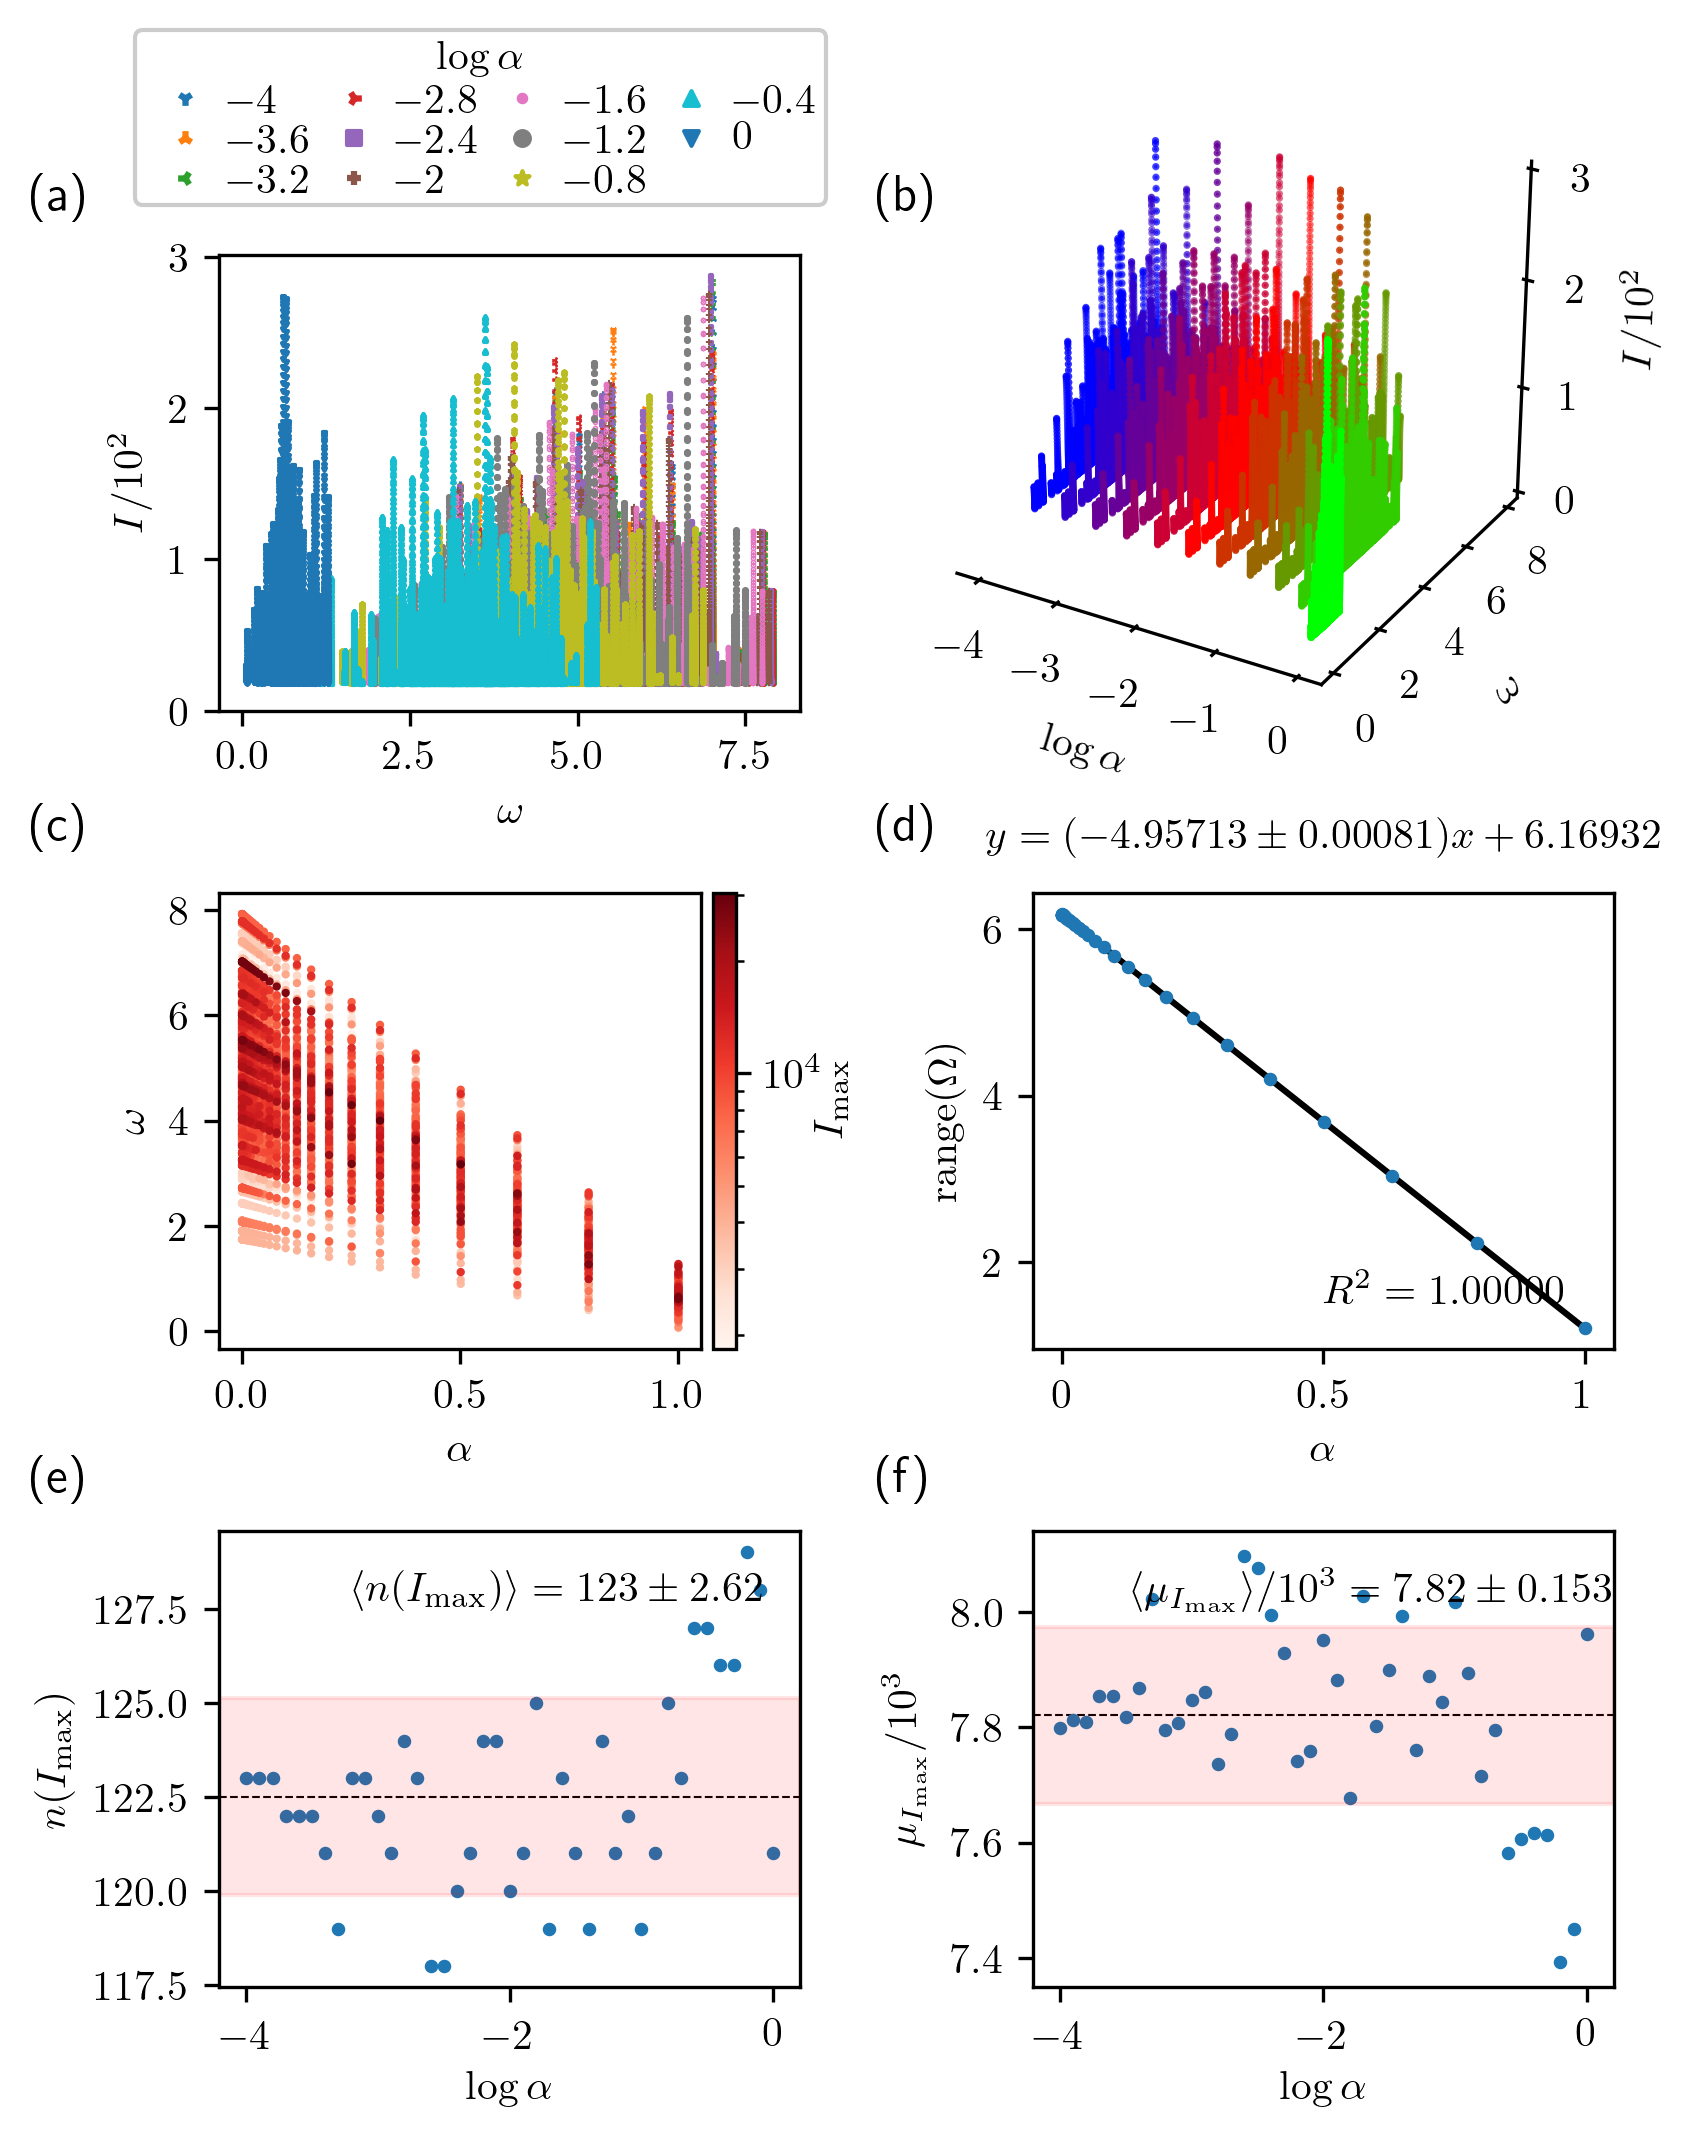

Reproduce this figure in Python.
import csv
import itertools
import numpy as np
import matplotlib.pyplot as plt
import matplotlib.gridspec as gridspec
import matplotlib.colors as colors
from matplotlib.transforms import Bbox
from mpl_toolkits.mplot3d import Axes3D
from matplotlib.ticker import FormatStrFormatter
from scipy import stats

plt.rc('text', usetex=True)
plt.rc('text.latex', preamble=r'\usepackage{amsmath}')

vectors = "/home/bart/PycharmProjects/response_functions/vectors_2/"
stripped_files = "/home/bart/PycharmProjects/response_functions/FQHETorusSpectralResponse_2/stripped_files/"


def line_of_best_fit(axis, x_list, y_list):

    parameters, cov = np.polyfit(x_list, y_list, 1, cov=True)
    _, _, r_value, _, _ = stats.linregress(x_list, y_list)
    m, m_err, c, c_err = parameters[0], np.sqrt(cov[0][0]), parameters[1], np.sqrt(cov[1][1])
    r2_value = r_value*r_value

    xvalues = np.linspace(min(x_list), max(x_list))
    axis.plot(xvalues, m * xvalues + c, '-', c='k', zorder=0)
    axis.text(-0.08, 1.1, "$y=({gradient:.5f}\pm{gradient_err:.5f})x+{intercept:.5f}$".format(
        gradient=m, gradient_err=m_err, intercept=c, rsquared=r2_value, fontsize=10), transform=axis.transAxes)
    axis.text(0.1, 0.1, "$R^2={rsquared:.5f}$".format(
        gradient=m, gradient_err=m_err, intercept=c, rsquared=r2_value, fontsize=10), transform=axis.transAxes)

    return m, m_err, c, c_err, r2_value


def plot_2d_ltc_early(axis, numb_qy, omega_min, omega_max):

    marker = itertools.cycle(('1', '2', '3', '4', ',', '+', '.', 'o', '*', '^', 'v', '>', '<', 'X', '_', 'd', '|', 'H'))

    for i, alpha_exp in enumerate(np.linspace(-4, 0, 11)):
        alpha = 10**alpha_exp
        if alpha_exp != 0:
            name = f"coulomb_{alpha:.5g}_plus_V1_scale_{1 - alpha:.5g}"
        else:
            name = f"coulomb_plus_V1_scale_0"

        # get ground state energy (from dat file)
        energies = []
        dat_file = f"fermions_torus_kysym_{name}_n_{numb_qy/3:g}_2s_{numb_qy:g}_ratio_1.000000.dat"
        with open(vectors + f'/ltc/n_{numb_qy/3:g}/' + dat_file, 'r') as csvfile:
            data = csv.reader(csvfile, delimiter=' ')
            for row in data:
                if row[0].isnumeric():
                    energies.append(float(row[1]))
            ground = min(energies)

        omega = []
        SR = []
        file = f"fermions_torus_spec_resp_kysym_{name}_n_6_2s_{numb_qy}_ratio_1.000000_qy_0" \
               f".omega_{omega_min:g}-{omega_max:g}_eps_0.0001.sr.cut"
        with open(stripped_files + file, 'r') as csvfile:
            data = csv.reader(csvfile, delimiter=' ')
            for row in data:
                omega.append(float(row[0])+10-ground)
                SR.append(float(row[1])/100)
        axis.scatter(omega, SR, s=0.5, label=f"${alpha_exp:.2g}$", marker=next(marker))

    axis.set_xlabel('$\omega-\omega_0$')
    axis.set_ylabel('$I/10^2$')
    axis.set_ylim(0)
    axis.legend(loc='upper center', handletextpad=0, borderpad=0.2, framealpha=1, edgecolor=None, markerscale=5,
                fontsize=10, ncol=4, labelspacing=0, columnspacing=0, bbox_to_anchor=(0.45, 1.54),
                title='$\\log\\alpha$')


def plot_3d_ltc(axis, numb_qy, omega_min, omega_max):

    omega = []
    SR = []

    for i, alpha_exp in enumerate(np.linspace(-4, 0, 11)):
        alpha = 10 ** alpha_exp
        if alpha_exp != 0:
            name = f"coulomb_{alpha:.5g}_plus_V1_scale_{1 - alpha:.5g}"
        else:
            name = f"coulomb_plus_V1_scale_0"

        # get ground state energy (from dat file)
        energies = []
        dat_file = f"fermions_torus_kysym_{name}_n_{numb_qy/3:g}_2s_{numb_qy:g}_ratio_1.000000.dat"
        with open(vectors + f'/ltc/n_{numb_qy/3:g}/' + dat_file, 'r') as csvfile:
            data = csv.reader(csvfile, delimiter=' ')
            for row in data:
                if row[0].isnumeric():
                    energies.append(float(row[1]))
            ground = min(energies)

        file = f"fermions_torus_spec_resp_kysym_{name}_n_{numb_qy/3:g}_2s_{numb_qy:g}_ratio_1.000000_qy_0" \
               f".omega_{omega_min:g}-{omega_max:g}_eps_0.0001.sr.cut"
        with open(stripped_files + file, 'r') as csvfile:
            data = csv.reader(csvfile, delimiter=' ')
            for row in data:
                omega.append(float(row[0])+10-ground)
                SR.append(float(row[1])/100)

    log_alpha = []
    for alpha_exp in np.linspace(-4, 0, 11):
        log_alpha += [alpha_exp]*10000

    axis.scatter(log_alpha, omega, SR, s=0.5, c=log_alpha, cmap='brg')

    axis.set_xlabel('$\\log \\alpha$')
    axis.xaxis.set_major_formatter(FormatStrFormatter('$%.2g$'))
    axis.set_ylabel('$\omega-\omega_0$')
    axis.set_zlabel('$I/10^2$')
    axis.set_zlim(0)
    axis.set_position(Bbox.from_bounds(0.48, 0.67, 0.415, 0.31))
    axis.tick_params(axis='both', which='major', pad=0)
    axis.xaxis.labelpad = 0
    axis.yaxis.labelpad = 0
    axis.zaxis.labelpad = -2

    # Get rid of colored axes planes
    # First remove fill
    axis.xaxis.pane.fill = False
    axis.yaxis.pane.fill = False
    axis.zaxis.pane.fill = False

    # Now set color to white (or whatever is "invisible")
    axis.xaxis.pane.set_edgecolor('w')
    axis.yaxis.pane.set_edgecolor('w')
    axis.zaxis.pane.set_edgecolor('w')

    # Bonus: To get rid of the grid as well:
    axis.grid(False)


def plot_2d_ltc_complete_res_max(axis, numb_qy, omega_min, omega_max):

    omega = []
    SR = []
    lbl = []

    for i, alpha_exp in enumerate(np.linspace(-4, 0, 41)):
        alpha = 10 ** alpha_exp
        if alpha_exp != 0:
            name = f"coulomb_{alpha:.5g}_plus_V1_scale_{1 - alpha:.5g}"
        else:
            name = f"coulomb_plus_V1_scale_0"

        # get ground state energy (from dat file)
        energies = []
        dat_file = f"fermions_torus_kysym_{name}_n_{numb_qy / 3:g}_2s_{numb_qy:g}_ratio_1.000000.dat"
        with open(vectors + f'/ltc/n_{numb_qy / 3:g}/' + dat_file, 'r') as csvfile:
            data = csv.reader(csvfile, delimiter=' ')
            for row in data:
                if row[0].isnumeric():
                    energies.append(float(row[1]))
            ground = min(energies)

        file = f"fermions_torus_spec_resp_kysym_{name}_n_{numb_qy/3:g}_2s_{numb_qy:g}_ratio_1.000000_qy_0" \
               f".omega_{omega_min:g}-{omega_max:g}_eps_1e-06.sr.cut"
        with open(stripped_files + file, 'r') as csvfile:
            plots = csv.reader(csvfile, delimiter=' ')
            for row in plots:
                omega.append(float(row[0])+10-ground)
                SR.append(float(row[1]))
                lbl += [alpha]

    omega_max = []
    sr_max = []
    for i, entry in enumerate(omega):
        if SR[i] > SR[i-1] and SR[i] > SR[i+1] and omega[i] > 0:
            omega_max += [1]
            sr_max += [SR[i]]
        else:
            omega_max += [0]

    lbl[:] = [x for i, x in enumerate(lbl) if omega_max[i] == 1]
    omega[:] = [x for i, x in enumerate(omega) if omega_max[i] == 1]

    # plot the large S points on top
    zipped = list(zip(lbl, omega, sr_max))
    zipped.sort(key=lambda pair: pair[2])
    lbl, omega, sr_max = zip(*zipped)

    im = axis.scatter(lbl, omega, c=sr_max, s=1, norm=colors.LogNorm(vmin=min(sr_max), vmax=max(sr_max)),
                      cmap=plt.cm.Reds)
    cb = fig.colorbar(im, ax=axis, pad=0.02)
    cb.set_label("$I_\mathrm{max}$", labelpad=-1, y=0.55)

    axis.set_xlabel('$\\alpha$')
    axis.xaxis.set_major_formatter(FormatStrFormatter('$%g$'))
    axis.set_ylabel('$\omega-\omega_0$')


def plot_2d_ltc_slope_res_max(axis, numb_qy, omega_min, omega_max):

    omega = []
    SR = []
    lbl = []

    for i, alpha_exp in enumerate(np.linspace(-4, 0, 41)):
        alpha = 10 ** alpha_exp
        if alpha_exp != 0:
            name = f"coulomb_{alpha:.5g}_plus_V1_scale_{1 - alpha:.5g}"
        else:
            name = f"coulomb_plus_V1_scale_0"

        # get ground state energy (from dat file)
        energies = []
        dat_file = f"fermions_torus_kysym_{name}_n_{numb_qy / 3:g}_2s_{numb_qy:g}_ratio_1.000000.dat"
        with open(vectors + f'/ltc/n_{numb_qy / 3:g}/' + dat_file, 'r') as csvfile:
            data = csv.reader(csvfile, delimiter=' ')
            for row in data:
                if row[0].isnumeric():
                    energies.append(float(row[1]))
            ground = min(energies)

        file = f"fermions_torus_spec_resp_kysym_{name}_n_{numb_qy/3:g}_2s_{numb_qy:g}_ratio_1.000000_qy_0" \
               f".omega_{omega_min:g}-{omega_max:g}_eps_1e-06.sr.cut"
        with open(stripped_files + file, 'r') as csvfile:
            plots = csv.reader(csvfile, delimiter=' ')
            for row in plots:
                omega.append(float(row[0])+10-ground)
                SR.append(float(row[1]))
                lbl += [10 ** (-4 + i * 0.1)]

    omega_max = []
    sr_max = []
    for i, entry in enumerate(omega):
        if SR[i] > SR[i-1] and SR[i] > SR[i+1] and omega[i] > 0:
            omega_max += [1]
            sr_max += [SR[i]]
        else:
            omega_max += [0]

    print(omega_max.count(1))

    lbl[:] = [x for i, x in enumerate(lbl) if omega_max[i] == 1]
    omega[:] = [x for i, x in enumerate(omega) if omega_max[i] == 1]

    log_omega_range = []
    lbl_values = sorted(list(set(lbl)))
    for lbl_val in lbl_values:
        omega_set = [i for i, e in enumerate(lbl) if e == lbl_val]
        max_val = max(omega[omega_set[0]:omega_set[-1]+1])
        min_val = min(omega[omega_set[0]:omega_set[-1]+1])
        range_val = max_val - min_val
        # log_range_val = np.log10(range_val)
        log_range_val = range_val
        log_omega_range += [log_range_val]

    # log_lbl_values = [np.log10(i) for i in lbl_values]
    log_lbl_values = lbl_values
    print(log_lbl_values)
    print(log_omega_range)

    axis.scatter(log_lbl_values, log_omega_range, s=5)

    axis.set_xlabel('$\\alpha$')
    axis.xaxis.set_major_formatter(FormatStrFormatter('$%g$'))
    axis.set_ylabel('$\\mathrm{range}(\\Omega)$')
    axis.yaxis.set_major_formatter(FormatStrFormatter('$%g$'))

    line_of_best_fit(axis, log_lbl_values, log_omega_range)


def plot_2d_ltc_nbr_omega_res_max(axis, numb_qy, omega_min, omega_max):

    omega = []
    SR = []
    lbl = []

    for i, alpha_exp in enumerate(np.linspace(-4, 0, 41)):
        alpha = 10 ** alpha_exp
        if alpha_exp != 0:
            name = f"coulomb_{alpha:.5g}_plus_V1_scale_{1 - alpha:.5g}"
        else:
            name = f"coulomb_plus_V1_scale_0"

        # get ground state energy (from dat file)
        energies = []
        dat_file = f"fermions_torus_kysym_{name}_n_{numb_qy / 3:g}_2s_{numb_qy:g}_ratio_1.000000.dat"
        with open(vectors + f'/ltc/n_{numb_qy / 3:g}/' + dat_file, 'r') as csvfile:
            data = csv.reader(csvfile, delimiter=' ')
            for row in data:
                if row[0].isnumeric():
                    energies.append(float(row[1]))
            ground = min(energies)

        file = f"fermions_torus_spec_resp_kysym_{name}_n_{numb_qy/3:g}_2s_{numb_qy:g}_ratio_1.000000_qy_0" \
               f".omega_{omega_min:g}-{omega_max:g}_eps_1e-06.sr.cut"
        with open(stripped_files + file, 'r') as csvfile:
            plots = csv.reader(csvfile, delimiter=' ')
            for row in plots:
                omega.append(float(row[0])+10-ground)
                SR.append(float(row[1]))
                lbl += [10 ** (-4 + i * 0.1)]

    omega_max = []
    sr_max = []
    for i, entry in enumerate(omega):
        if SR[i] > SR[i-1] and SR[i] > SR[i+1] and omega[i] > 0:
            omega_max += [1]
            sr_max += [SR[i]]
        else:
            omega_max += [0]

    print(omega_max.count(1))

    lbl[:] = [x for i, x in enumerate(lbl) if omega_max[i] == 1]
    omega[:] = [x for i, x in enumerate(omega) if omega_max[i] == 1]

    len_values = []
    lbl_values = sorted(list(set(lbl)))
    for lbl_val in lbl_values:
        omega_set = [i for i, e in enumerate(lbl) if e == lbl_val]
        len_val = len(omega_set)
        len_values += [len_val]

    log_lbl_values = [np.log10(i) for i in lbl_values]

    axis.scatter(log_lbl_values, len_values, s=5)

    axis.set_xlabel('$\log \\alpha$')
    axis.xaxis.set_major_formatter(FormatStrFormatter('$%g$'))
    axis.set_ylabel('$n(I_\mathrm{max})$')

    axis.axhline(np.mean(len_values), c='k', zorder=-1, linewidth=0.5, linestyle='--')
    axis.axhspan(np.mean(len_values) - np.std(len_values), np.mean(len_values) + np.std(len_values), alpha=0.1, color='red')

    axis.text(0.1, 0.835, "$\\langle n(I_\mathrm{{max}}) \\rangle = {mean:.3g}\pm {sd:.3g}$".format(
        mean=np.mean(len_values), sd=np.std(len_values), fontsize=10), transform=axis.transAxes)


def plot_2d_ltc_mean_S_res_max(axis, numb_qy, omega_min, omega_max):

    omega = []
    SR = []
    lbl = []

    for i, alpha_exp in enumerate(np.linspace(-4, 0, 41)):
        alpha = 10 ** alpha_exp
        if alpha_exp != 0:
            name = f"coulomb_{alpha:.5g}_plus_V1_scale_{1 - alpha:.5g}"
        else:
            name = f"coulomb_plus_V1_scale_0"

        # get ground state energy (from dat file)
        energies = []
        dat_file = f"fermions_torus_kysym_{name}_n_{numb_qy / 3:g}_2s_{numb_qy:g}_ratio_1.000000.dat"
        with open(vectors + f'/ltc/n_{numb_qy / 3:g}/' + dat_file, 'r') as csvfile:
            data = csv.reader(csvfile, delimiter=' ')
            for row in data:
                if row[0].isnumeric():
                    energies.append(float(row[1]))
            ground = min(energies)

        file = f"fermions_torus_spec_resp_kysym_{name}_n_{numb_qy/3:g}_2s_{numb_qy:g}_ratio_1.000000_qy_0" \
               f".omega_{omega_min:g}-{omega_max:g}_eps_1e-06.sr.cut"
        with open(stripped_files + file, 'r') as csvfile:
            plots = csv.reader(csvfile, delimiter=' ')
            for row in plots:
                omega.append(float(row[0])+10-ground)
                SR.append(float(row[1]))
                lbl += [10 ** (-4 + i * 0.1)]

    omega_max = []
    sr_max = []
    for i, entry in enumerate(omega):
        if SR[i] > SR[i-1] and SR[i] > SR[i+1] and omega[i] > 0:
            omega_max += [1]
            sr_max += [SR[i]]
        else:
            omega_max += [0]

    print(omega_max.count(1))

    lbl[:] = [x for i, x in enumerate(lbl) if omega_max[i] == 1]
    omega[:] = [x for i, x in enumerate(omega) if omega_max[i] == 1]

    sr_values = []
    lbl_values = sorted(list(set(lbl)))
    for lbl_val in lbl_values:
        omega_set = [i for i, e in enumerate(lbl) if e == lbl_val]
        sr_max_set = sr_max[omega_set[0]:omega_set[-1]+1]
        sr_mean = np.mean(sr_max_set)
        sr_values += [sr_mean/1000]

    log_lbl_values = [np.log10(i) for i in lbl_values]

    axis.scatter(log_lbl_values, sr_values, s=5)

    axis.set_xlabel('$\log \\alpha$')
    axis.xaxis.set_major_formatter(FormatStrFormatter('$%g$'))
    axis.set_ylabel('$\mu_{I_\mathrm{max}}/10^{3}$')

    axis.axhline(np.mean(sr_values), c='k', zorder=-1, linewidth=0.5, linestyle='--')
    axis.axhspan(np.mean(sr_values)-np.std(sr_values), np.mean(sr_values)+np.std(sr_values), alpha=0.1, color='red')

    axis.text(0.05, 0.1, "$\\langle \mu_{{I_\mathrm{{max}}}} \\rangle / 10^3 = {mean:.3g}\pm {sd:.3g}$".format(
        mean=np.mean(sr_values), sd=np.std(sr_values), fontsize=10), transform=axis.transAxes)


if __name__ == "__main__":

    fig = plt.figure(figsize=(6, 7.5))
    gs = gridspec.GridSpec(3, 2, hspace=0.4, wspace=0.4)

    ax0 = plt.subplot(gs[0])
    plot_2d_ltc_early(ax0, 18, omega_min=-100, omega_max=100)
    ax1 = plt.subplot(gs[1], projection='3d')
    plot_3d_ltc(ax1, 18, omega_min=-100, omega_max=100)
    ax2 = plt.subplot(gs[2])
    plot_2d_ltc_complete_res_max(ax2, 18, omega_min=-20, omega_max=0)
    ax3 = plt.subplot(gs[3])
    plot_2d_ltc_slope_res_max(ax3, 18, omega_min=-20, omega_max=0)
    ax4 = plt.subplot(gs[4])
    plot_2d_ltc_nbr_omega_res_max(ax4, 18, omega_min=-20, omega_max=0)
    ax5 = plt.subplot(gs[5])
    plot_2d_ltc_mean_S_res_max(ax5, 18, omega_min=-20, omega_max=0)

    fig.text(0.02, 0.9, "(a)", fontsize=12)
    fig.text(0.49, 0.9, "(b)", fontsize=12)
    fig.text(0.02, 0.62, "(c)", fontsize=12)
    fig.text(0.49, 0.62, "(d)", fontsize=12)
    fig.text(0.02, 0.33, "(e)", fontsize=12)
    fig.text(0.49, 0.33, "(f)", fontsize=12)

    plt.savefig("ltc.png", bbox_inches='tight', dpi=300)
    plt.show()
